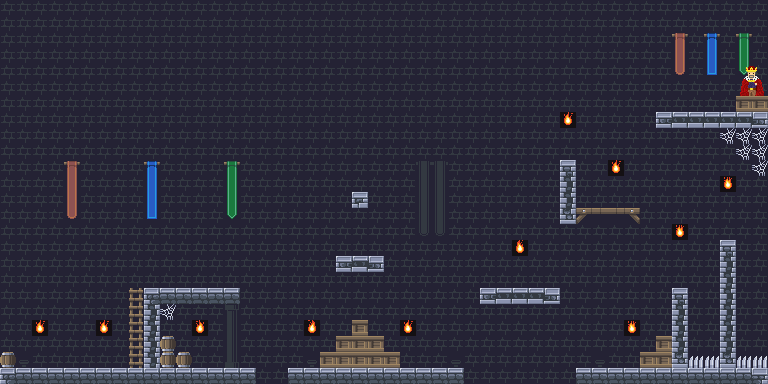

Below is a game level as drawn by its tile map, then a one-line description and the .tmx that defines it (tile-layer data replaced by summaries):
An orthogonal 48x24 tile map with 16x16 px tiles, 2 tile layers (Tile Layer 1, king), 2 tilesets and 38 objects.

<map version="1.9" tiledversion="1.9.2" orientation="orthogonal" renderorder="right-down" width="48" height="24" tilewidth="16" tileheight="16" infinite="0" nextlayerid="9" nextobjectid="65">
 <tileset firstgid="1" source="main.tsx" />
 <tileset firstgid="65" source="king.tsx" />
 <layer id="1" name="Tile Layer 1" width="48" height="24" locked="1">
  <data>[1152 cells, 1152 non-empty, 40 distinct tile ids]</data>
 </layer>
 <layer id="7" name="king" width="48" height="24" locked="1">
  <data>[1152 cells, 4 non-empty, 4 distinct tile ids]</data>
 </layer>
 <objectgroup id="8" name="goal" locked="1">
  <object id="62" x="736" y="64" width="32" height="32" />
 </objectgroup>
 <objectgroup id="4" name="spikes" locked="1">
  <object id="50" x="688" y="356" width="32" height="13" />
  <object id="51" x="736" y="357" width="32" height="12" />
 </objectgroup>
 <objectgroup id="5" name="enemies" locked="1">
  <object id="52" x="704" y="96" width="16" height="16" />
  <object id="53" x="176" y="272" width="16" height="16" />
  <object id="54" x="512" y="272" width="16" height="16" />
 </objectgroup>
 <objectgroup id="6" name="barrier" locked="1">
  <object id="55" x="640" y="96" width="16" height="16" />
  <object id="57" x="464" y="272" width="16" height="16" />
  <object id="58" x="560" y="272" width="16" height="16" />
  <object id="59" x="128" y="272" width="16" height="16" />
  <object id="60" x="240" y="272" width="16" height="16" />
  <object id="64" x="736" y="96" width="16" height="16" />
 </objectgroup>
 <objectgroup id="3" name="ground" locked="1">
  <object id="24" x="720" y="240" width="16" height="128" />
  <object id="25" x="672" y="288" width="16" height="80" />
  <object id="26" x="576" y="368" width="192" height="16" />
  <object id="27" x="656" y="336" width="16" height="32" />
  <object id="28" x="640" y="352" width="16" height="16" />
  <object id="29" x="480" y="288" width="80" height="16" />
  <object id="30" x="560" y="160" width="16" height="64" />
  <object id="31" x="576" y="208" width="64" height="16" />
  <object id="32" x="656" y="112" width="112" height="16" />
  <object id="33" x="336" y="256" width="48" height="16" />
  <object id="34" x="352" y="192" width="16" height="16" />
  <object id="35" x="288" y="368" width="176" height="16" />
  <object id="36" x="336" y="336" width="48" height="32" />
  <object id="37" x="352" y="320" width="16" height="16" />
  <object id="38" x="320" y="352" width="16" height="16" />
  <object id="39" x="384" y="352" width="16" height="16" />
  <object id="40" x="0" y="368" width="256" height="16" />
  <object id="41" x="0" y="352" width="16" height="16" />
  <object id="42" x="144" y="288" width="96" height="16" />
  <object id="43" x="144" y="304" width="16" height="64" />
  <object id="44" x="160" y="336" width="16" height="32" />
  <object id="45" x="176" y="352" width="16" height="16" />
  <object id="46" x="128" y="336" width="16" height="32" />
  <object id="48" x="-16" y="16" width="16" height="368" />
  <object id="49" x="768" y="0" width="16" height="384" />
  <object id="61" x="736" y="96" width="32" height="16" />
 </objectgroup>
</map>
